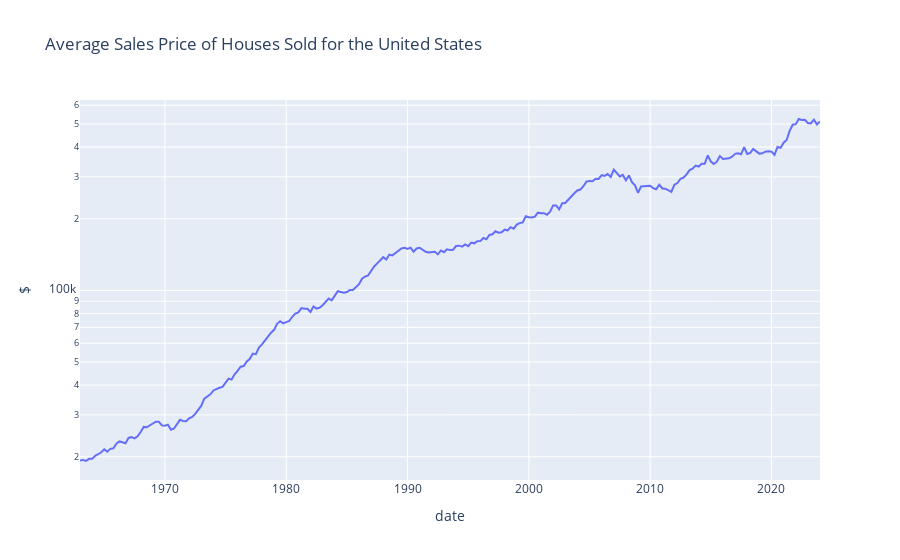
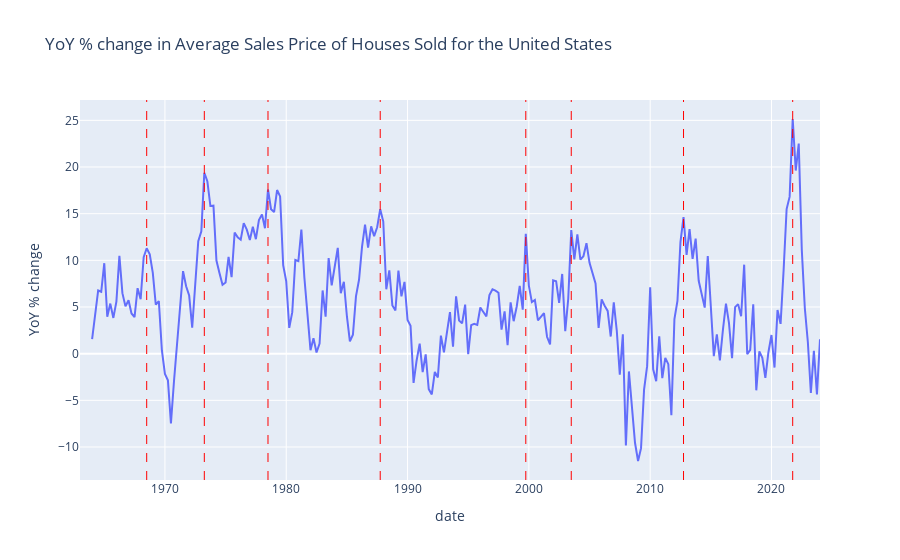

Here is the notebook cell these charts were saved with, in order:
### Code cell
import plotly.express as px       ##Using plotly rather than matplotlib here...

fig = px.line(og, x=og.index, y = og, title=some_data.SeriesInfo["title"],
              labels={"index": "Date", "y": some_data.SeriesInfo["units_short"]})
fig.update_yaxes(type='log')
fig2 = px.line(yoy, x=yoy.index, y = yoy, title="YoY % change in " + some_data.SeriesInfo["title"],
              labels={"index": "Date", "y": "YoY % change"})
# Adding vertical lines at the specified dates
for date in peak_locs:
    fig2.add_vline(x=date, line_width=1, line_dash="dash", line_color="red")

# Show the figure
fig.show()
fig2.show()

### Figure 1 — Plotly figure (JSON) as saved in the notebook; plotly's stock layout.template omitted (floating-point values rounded to 4 significant figures; data arrays with more than 128 entries replaced by an {"elided": "..."} marker saying what was removed)
{"data": [{"hovertemplate": "date=%{x}<br>$=%{y}<extra></extra>", "legendgroup": "", "line": {"color": "#636efa", "dash": "solid"}, "marker": {"symbol": "circle"}, "mode": "lines", "name": "", "orientation": "v", "showlegend": false, "type": "scatter", "x": {"elided": "245 str values"}, "xaxis": "x", "y": {"elided": "245 int values"}, "yaxis": "y"}], "layout": {"legend": {"tracegroupgap": 0}, "title": {"text": "Average Sales Price of Houses Sold for the United States"}, "xaxis": {"anchor": "y", "domain": [0, 1], "title": {"text": "date"}}, "yaxis": {"anchor": "x", "domain": [0, 1], "title": {"text": "$"}, "type": "log"}}}

### Figure 2 — Plotly figure (JSON) as saved in the notebook; plotly's stock layout.template omitted (floating-point values rounded to 4 significant figures; data arrays with more than 128 entries replaced by an {"elided": "..."} marker saying what was removed)
{"data": [{"hovertemplate": "date=%{x}<br>YoY % change=%{y}<extra></extra>", "legendgroup": "", "line": {"color": "#636efa", "dash": "solid"}, "marker": {"symbol": "circle"}, "mode": "lines", "name": "", "orientation": "v", "showlegend": false, "type": "scatter", "x": {"elided": "245 str values"}, "xaxis": "x", "y": {"elided": "245 float values"}, "yaxis": "y"}], "layout": {"legend": {"tracegroupgap": 0}, "shapes": [{"line": {"color": "red", "dash": "dash", "width": 1}, "type": "line", "x0": "1968-07-01T00:00:00", "x1": "1968-07-01T00:00:00", "xref": "x", "y0": 0, "y1": 1, "yref": "y domain"}, {"line": {"color": "red", "dash": "dash", "width": 1}, "type": "line", "x0": "1973-04-01T00:00:00", "x1": "1973-04-01T00:00:00", "xref": "x", "y0": 0, "y1": 1, "yref": "y domain"}, {"line": {"color": "red", "dash": "dash", "width": 1}, "type": "line", "x0": "1978-07-01T00:00:00", "x1": "1978-07-01T00:00:00", "xref": "x", "y0": 0, "y1": 1, "yref": "y domain"}, {"line": {"color": "red", "dash": "dash", "width": 1}, "type": "line", "x0": "1987-10-01T00:00:00", "x1": "1987-10-01T00:00:00", "xref": "x", "y0": 0, "y1": 1, "yref": "y domain"}, {"line": {"color": "red", "dash": "dash", "width": 1}, "type": "line", "x0": "1999-10-01T00:00:00", "x1": "1999-10-01T00:00:00", "xref": "x", "y0": 0, "y1": 1, "yref": "y domain"}, {"line": {"color": "red", "dash": "dash", "width": 1}, "type": "line", "x0": "2003-07-01T00:00:00", "x1": "2003-07-01T00:00:00", "xref": "x", "y0": 0, "y1": 1, "yref": "y domain"}, {"line": {"color": "red", "dash": "dash", "width": 1}, "type": "line", "x0": "2012-10-01T00:00:00", "x1": "2012-10-01T00:00:00", "xref": "x", "y0": 0, "y1": 1, "yref": "y domain"}, {"line": {"color": "red", "dash": "dash", "width": 1}, "type": "line", "x0": "2021-10-01T00:00:00", "x1": "2021-10-01T00:00:00", "xref": "x", "y0": 0, "y1": 1, "yref": "y domain"}], "title": {"text": "YoY % change in Average Sales Price of Houses Sold for the United States"}, "xaxis": {"anchor": "y", "domain": [0, 1], "title": {"text": "date"}}, "yaxis": {"anchor": "x", "domain": [0, 1], "title": {"text": "YoY % change"}}}}
